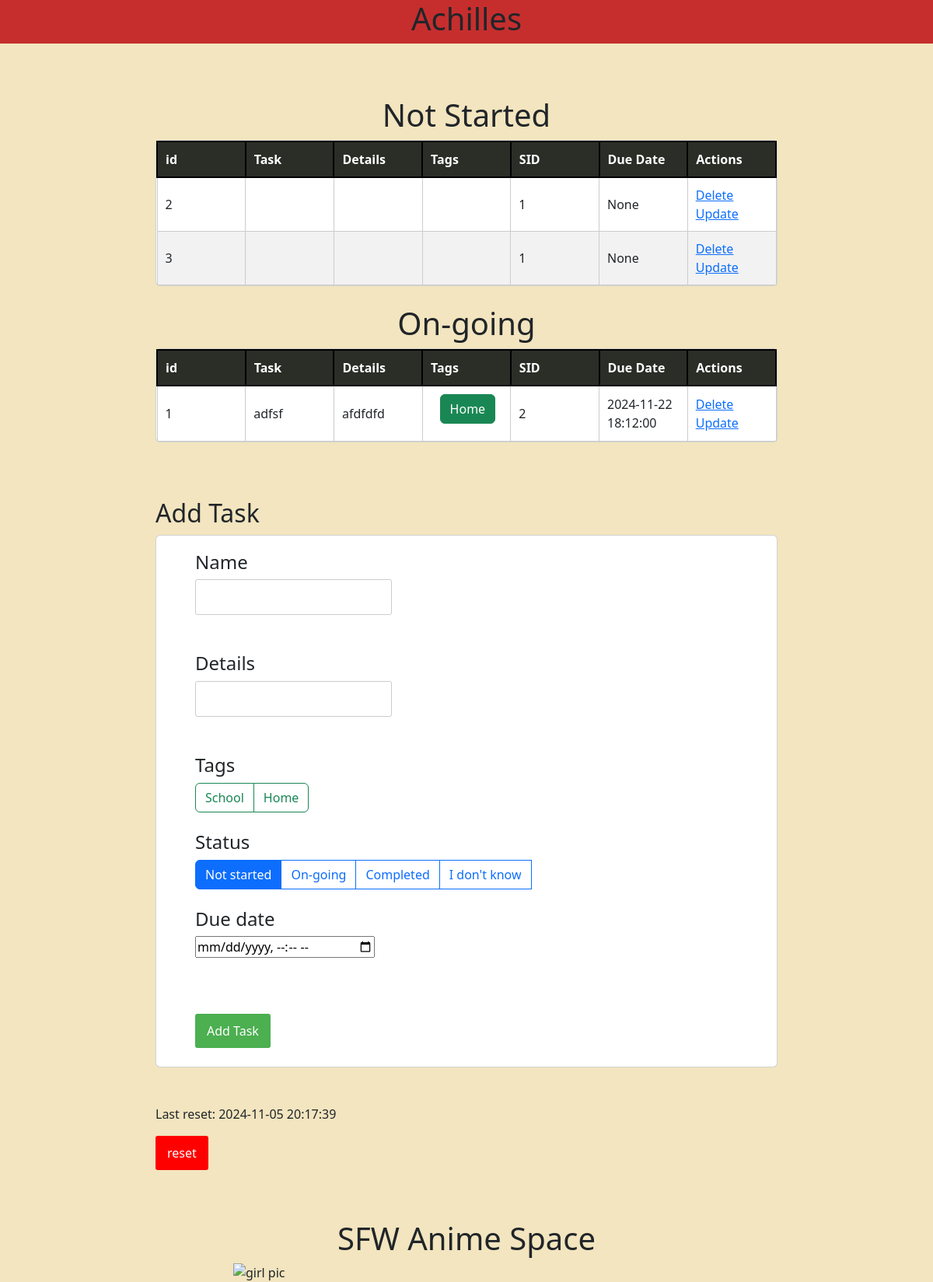
Before: / with the older database file.
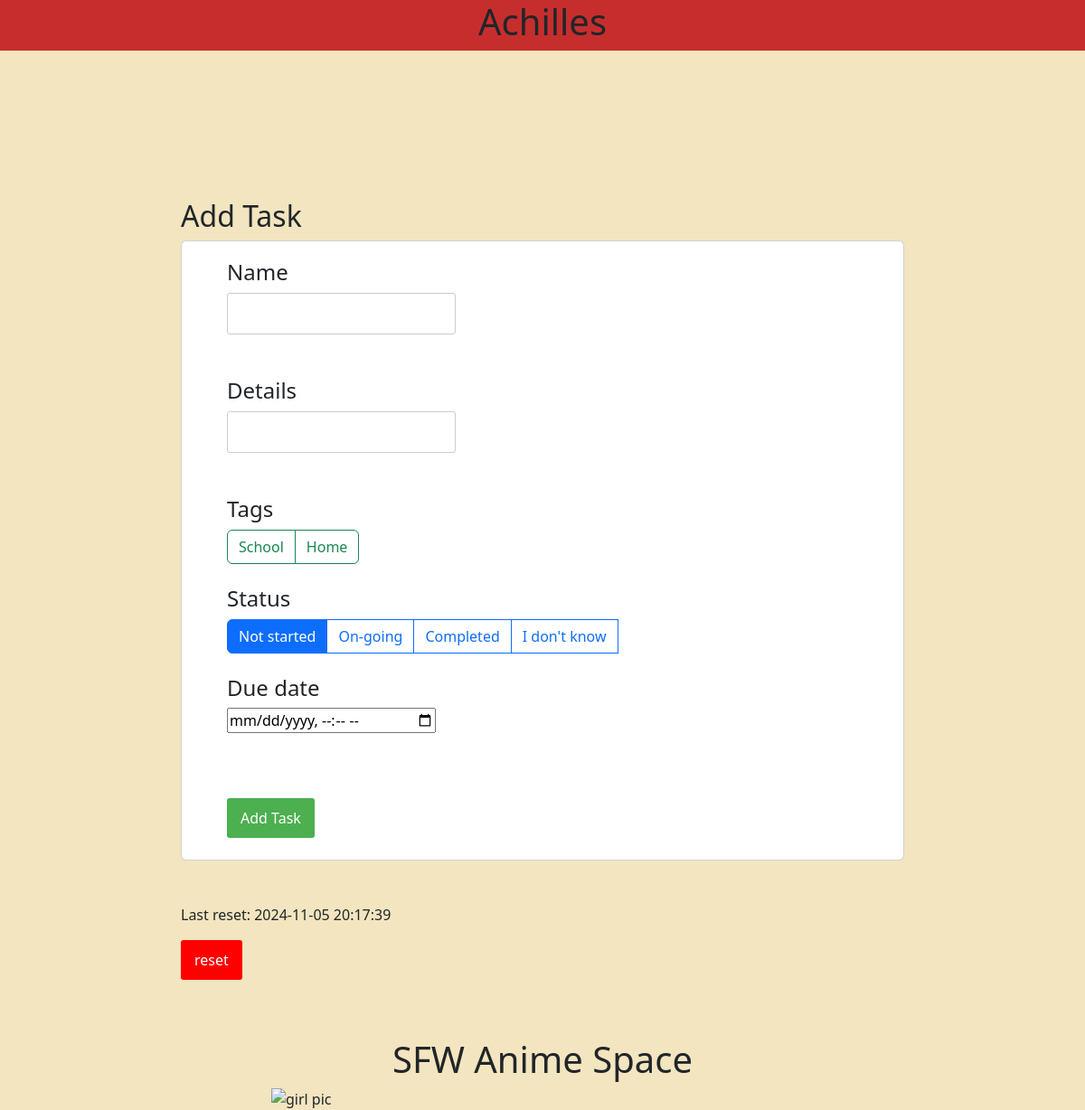
After: the same page with the newer database file.
### tables this page shows
CREATE TABLE Tasks (
    TID INTEGER PRIMARY KEY AUTOINCREMENT,
    Name VARCHAR(255) DEFAULT 'No-Name' NOT NULL,
    Details VARCHAR(255) DEFAULT NULL,
    SID INTEGER DEFAULT 0 NOT NULL,
    DueDate datetime,
    FOREIGN KEY (SID) REFERENCES Statuses(SID)
);

CREATE TABLE TaskTags (
    TkID INTEGER,
    TgID INTEGER,
    PRIMARY KEY (TkID, TgID),
    FOREIGN KEY (TkID) REFERENCES Tasks(TID),
    FOREIGN KEY (TgID) REFERENCES Tags(TID)
);

CREATE TABLE Tags (
    TID INTEGER PRIMARY KEY AUTOINCREMENT,
    Name VARCHAR(255) UNIQUE
);

CREATE TABLE Statuses (
    SID INTEGER PRIMARY KEY AUTOINCREMENT,
    Name VARCHAR(255) UNIQUE
);

### app.py (the view)
@app.route('/', methods=['POST', 'GET'])
def index():
    if request.method == "POST":
        if 'reset' in request.form:
            with open("reset.txt", 'w') as f:
                f.write(datetime.now(pytz.timezone('Asia/Hong_Kong')).strftime("%Y-%m-%d %H:%M:%S"))
            reset()
            return redirect('/')
        cont = request.form['con']
        det = request.form['det']
        opt = int(request.form['opt'])
        date = request.form['date']
        try:
            gg = ()
            if len(date) == 0:
                gg = (cont, det, opt)
            else:
                gg = (cont, det, opt, datetime.strptime(date, "%Y-%m-%dT%H:%M"))
            if len(date) == 0:
                cur.execute("INSERT INTO Tasks (Name, Details, SID) VALUES (?, ?, ?)", gg)
            else:
                cur.execute("INSERT INTO Tasks (Name, Details, SID, DueDate) VALUES (?, ?, ?, ?)", gg)
            con.commit()
            tk = raww("SELECT MAX(TID) FROM Tasks")
            tk = tk[0][0]
            for i in request.form:
                if 'tag' in i:
                    tq = f"INSERT INTO TaskTags (TkID, TgID) VALUES ({tk}, {request.form[i]})"
                    raw(tq)
            return redirect('/')
        except:
            return render_template('error.html', s="invalid input")
    else:
        setup()
        init()
        alt = raww(f"SELECT * FROM Tasks WHERE DueDate BETWEEN datetime('now', 'localtime') AND datetime('now','+7 day','localtime')")
        nstart = raww("SELECT * FROM Tasks WHERE SID = 1")
        doing = raww("SELECT * FROM Tasks WHERE SID = 2")
        com = raww("SELECT * FROM Tasks WHERE SID = 3")
        idk = raww("SELECT * FROM Tasks WHERE SID = 4")
        tags = raww("SELECT * FROM Tags")
        status = raww("SELECT * FROM Statuses")
        tt = raww("SELECT * FROM TaskTags")
        with open("reset.txt", 'r') as f:
            last = f.read()
        return render_template('index.html', alt=alt, nstart = nstart, doing=doing, com = com, idk=idk, url=get_girl(), tags=tags, status=status, last=last, tt=tt)

### app.py (called while the page is built)
def get_girl():
    return "https://pic.re/image?max_size=1023"

### db.py (called while the page is built)
def setup():
    for i in tables:
        cur.execute(map[i])
    con.commit()

def raww(query):
    res = cur.execute(query)
    res = res.fetchall()
    con.commit()
    return res

def ins(a):
    res = cur.execute("SELECT 1 FROM Statuses WHERE EXISTS (SELECT * FROM Statuses WHERE Name = ?)", (a,))
    t = res.fetchall()
    if len(t)==0:
        cur.execute("INSERT INTO Statuses (Name) VALUES (?)", (a,))
    con.commit()
    return ""

def ins2(a):
    res = cur.execute("SELECT 1 FROM Tags WHERE EXISTS (SELECT * FROM Tags WHERE Name = ?)", (a,))
    t = res.fetchall()
    if len(t)==0:
        cur.execute("INSERT INTO Tags (Name) VALUES (?)", (a,))
    con.commit()
    return ""

def init():
    lt = ["Not started", "On-going", "Completed", "I don\'t know"]
    for i in lt:
        ins(i)
    lt = ["School", "Home"]
    for i in lt:
        ins2(i)

### templates/index.html (shortened to what this page needs)
{% extends 'base.html' %}
{% block body %}
<div class="content pt-5">
    {% if nstart != [] %}
    <h1>Not Started</h1>
    <div class="card">
        <table id="demo" style="table-layout: fixed; width:100%;">
            <tr>
                <th>id</th>
                <th>Task</th>
                <th>Details</th>
                <th>Tags</th>
                <th>SID</th>
                <th>Due Date</th>
                <th>Actions</th>
            </tr>
            {% for i in nstart %}
            <tr>
                <td>{{i[0]}}</td>
                <td>{{i[1]}}</td>
                <td>{{i[2]}}</td>
                <td>
                </td>
                <td>{{i[3]}}</td>
                <td>{{i[4]}}</td>
                <td>
                    <a href="/delete/{{i[0]}}">Delete</a>
                    <br>
                    <a href="/update/{{i[0]}}">Update</a>
                </td>
            </tr>
            {% endfor %}
        </table>
    </div>
    {% endif %}
    <br />
    {% if doing != [] %}
    <h1>On-going</h1>
    <div class="card">
        <table id="demo" style="table-layout: fixed; width: 100%;">
            <tr>
                <th>id</th>
                <th>Task</th>
                <th>Details</th>
                <th>Tags</th>
                <th>SID</th>
                <th>Due Date</th>
                <th>Actions</th>
            </tr>
            {% for i in doing %}
            <tr>
                <td>{{i[0]}}</td>
                <td>{{i[1]}}</td>
                <td>{{i[2]}}</td>
                <td>
                    <div class="container">
                        {% for j in tt%}
                        {% if i[0] ==j[0]%}
                        <button type="button" class="btn btn-success">{{tags[j[1]-1][1]}}</button>
                        {% endif %}
                        {% endfor %}
                    </div>
                </td>
                <td>{{i[3]}}</td>
                <td>{{i[4]}}</td>
                <td>
                    <a href="/delete/{{i[0]}}">Delete</a>
                    <br>
                    <a href="/update/{{i[0]}}">Update</a>
                </td>
            </tr>
            {% endfor %}
        </table>
    </div>
    {% endif %}
    <br />
    <br />
    <br />
    <h2>Add Task</h2>
    <div class="card g-4 ex1">
        <form action="/" method="POST">
            <h4>Name</h4>
            <div>
                <input type="text" name="con" id="content">
            </div><br />
            <br />
            <h4>Details</h4>
            <div>
                <input type="text" name="det" id="det">
            </div>
            <br />
            <br />
            <h4>Tags</h4>
            <div class="btn-group" role="group" aria-label="Basic checkbox toggle button group">
                {% for tag in tags %}
                <label class="btn btn-outline-success" for="btncheck{{tag[0]}}">{{tag[1]}}</label>
                {% endfor %}
            </div>
            <br />
            <br />
            <h4>Status</h4>
            <div class="btn-group" role="group" aria-label="Basic radio toggle button group">
                {% for i in status %}
                <label class="btn btn-outline-primary" for="status{{i[0]}}">{{i[1]}}</label>
                <br />
                {% endfor %}
            </div>
            <br />
            <br />
            <h4>Due date</h4>
            <div>
                <input type="datetime-local" name="date" value="" id="deadline">
            </div>
            <br />
            <br />
            <br />
            <input type="submit" value="Add Task">
            <br />
            <br />
    </div>
    <br />
    <br />
    <p>Last reset: {{last}}</p>
    <input type="submit" style="background-color:red;" name="reset" value="reset">
</div>
<br />
<h1> SFW Anime Space </h1>
<img src="{{url}}" alt="girl pic" class="center">
{% endblock %}

### templates/base.html (shortened to what this page needs)
<!doctype html>
<html lang="en">
<head>
    <link rel="stylesheet" href="{{ url_for('static', filename='css/main.css') }}">
    <link href="https://cdn.jsdelivr.net/npm/bootstrap@5.3.3/dist/css/bootstrap.min.css" rel="stylesheet">
</head>
<body>
    <div style="background-color: #C62E2E;">
        <h1 class="center">Achilles</h1>
    </div>
    <div style=" background-color: #F2E5BF">
        {% block body %}{% endblock %}
    </div>
</body>
</html>

### static/css/main.css (style rules this page uses)
body { font-family: "Roboto", Arial, sans-serif; margin: 0; padding: 0; text-rendering: optimizeLegibility; display: flex; flex-direction: column; justify-content: center; }
.content { max-width: 70%; margin: 20px auto; padding: 20px; }
h1 { text-align: center; margin-bottom: 20px; }
form { margin-top: 20px; }
input[type="text"] { padding: 10px; border: 1px solid #ccc; border-radius: 3px; }
input[type="submit"] { padding: 10px 15px; background-color: #4caf50; color: white; border: none; cursor: pointer; border-radius: 3px; }
.center { display: block; margin-left: auto; margin-right: auto; width: 50%; }

### templates/base.html (style rules this page uses)
div.ex1 { padding-left: 50px; }

Changed rows visible on the page:
removed Tasks: TID "2", SID "1", i "None", shown under "Not Started"
removed Tasks: TID "3", SID "1", i "None", shown under "Not Started"
removed Tasks: TID "1", Name "adfsf", Details "afdfdfd", SID "2", DueDate "2024-11-22 18:12:00", shown under "On-going"
removed TaskTags: TgID.Name "Home"
Other visible differences:
text no longer shown: "Not Started id Task Details Tags SID Due Date Actions On-going id Task Details Tags SID Due Date Actions"
